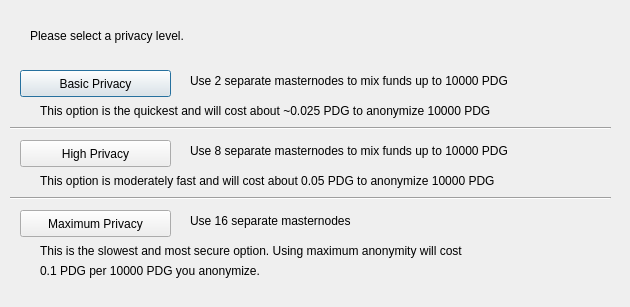
<?xml version="1.0" encoding="UTF-8"?>
<ui version="4.0">
 <class>ObfuscationConfig</class>
 <widget class="QDialog" name="ObfuscationConfig">
  <property name="geometry">
   <rect>
    <x>0</x>
    <y>0</y>
    <width>630</width>
    <height>307</height>
   </rect>
  </property>
  <property name="windowTitle">
   <string>Configure Obfuscation</string>
  </property>
  <widget class="QPushButton" name="buttonBasic">
   <property name="geometry">
    <rect>
     <x>20</x>
     <y>70</y>
     <width>151</width>
     <height>27</height>
    </rect>
   </property>
   <property name="text">
    <string>Basic Privacy</string>
   </property>
  </widget>
  <widget class="QPushButton" name="buttonHigh">
   <property name="geometry">
    <rect>
     <x>20</x>
     <y>140</y>
     <width>151</width>
     <height>27</height>
    </rect>
   </property>
   <property name="text">
    <string>High Privacy</string>
   </property>
  </widget>
  <widget class="QPushButton" name="buttonMax">
   <property name="geometry">
    <rect>
     <x>20</x>
     <y>210</y>
     <width>151</width>
     <height>27</height>
    </rect>
   </property>
   <property name="text">
    <string>Maximum Privacy</string>
   </property>
  </widget>
  <widget class="QLabel" name="label">
   <property name="geometry">
    <rect>
     <x>30</x>
     <y>20</y>
     <width>571</width>
     <height>31</height>
    </rect>
   </property>
   <property name="text">
    <string>Please select a privacy level.</string>
   </property>
  </widget>
  <widget class="QLabel" name="label_2">
   <property name="geometry">
    <rect>
     <x>190</x>
     <y>70</y>
     <width>421</width>
     <height>21</height>
    </rect>
   </property>
   <property name="text">
    <string>Use 2 separate masternodes to mix funds up to 10000 PDG</string>
   </property>
  </widget>
  <widget class="QLabel" name="label_3">
   <property name="geometry">
    <rect>
     <x>190</x>
     <y>140</y>
     <width>411</width>
     <height>21</height>
    </rect>
   </property>
   <property name="text">
    <string>Use 8 separate masternodes to mix funds up to 10000 PDG</string>
   </property>
  </widget>
  <widget class="QLabel" name="label_4">
   <property name="geometry">
    <rect>
     <x>190</x>
     <y>210</y>
     <width>421</width>
     <height>21</height>
    </rect>
   </property>
   <property name="text">
    <string>Use 16 separate masternodes</string>
   </property>
  </widget>
  <widget class="QLabel" name="label_6">
   <property name="geometry">
    <rect>
     <x>40</x>
     <y>100</y>
     <width>561</width>
     <height>21</height>
    </rect>
   </property>
   <property name="text">
    <string>This option is the quickest and will cost about ~0.025 PDG to anonymize 10000 PDG</string>
   </property>
  </widget>
  <widget class="QLabel" name="label_7">
   <property name="geometry">
    <rect>
     <x>40</x>
     <y>170</y>
     <width>561</width>
     <height>21</height>
    </rect>
   </property>
   <property name="text">
    <string>This option is moderately fast and will cost about 0.05 PDG to anonymize 10000 PDG</string>
   </property>
  </widget>
  <widget class="QLabel" name="label_8">
   <property name="geometry">
    <rect>
     <x>40</x>
     <y>240</y>
     <width>561</width>
     <height>21</height>
    </rect>
   </property>
   <property name="text">
    <string>This is the slowest and most secure option. Using maximum anonymity will cost</string>
   </property>
  </widget>
  <widget class="QLabel" name="label_9">
   <property name="geometry">
    <rect>
     <x>40</x>
     <y>260</y>
     <width>561</width>
     <height>21</height>
    </rect>
   </property>
   <property name="text">
    <string>0.1 PDG per 10000 PDG you anonymize.</string>
   </property>
  </widget>
  <widget class="Line" name="line">
   <property name="geometry">
    <rect>
     <x>10</x>
     <y>120</y>
     <width>601</width>
     <height>16</height>
    </rect>
   </property>
   <property name="orientation">
    <enum>Qt::Horizontal</enum>
   </property>
  </widget>
  <widget class="Line" name="line_2">
   <property name="geometry">
    <rect>
     <x>10</x>
     <y>190</y>
     <width>601</width>
     <height>16</height>
    </rect>
   </property>
   <property name="orientation">
    <enum>Qt::Horizontal</enum>
   </property>
  </widget>
 </widget>
 <resources/>
 <connections/>
</ui>
